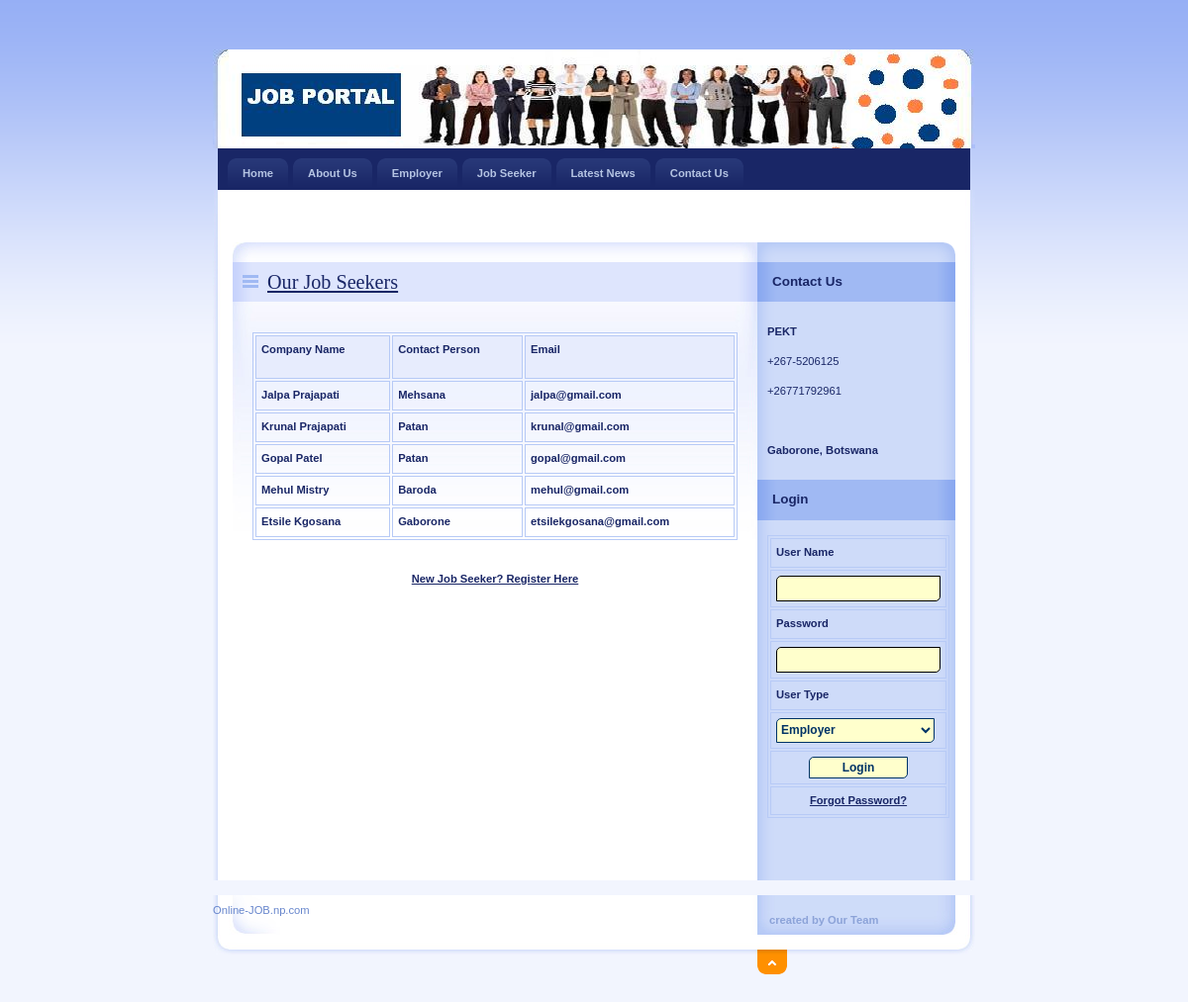
Screenshot of /JobSeeker.php with the database file from the repository.
### tables this page shows
CREATE TABLE `jobseeker_reg` (
  `JobSeekId` int(11) NOT NULL,
  `JobSeekerName` varchar(20) NOT NULL,
  `Address` varchar(100) NOT NULL,
  `City` varchar(20) NOT NULL,
  `Email` varchar(40) NOT NULL,
  `Mobile` bigint(20) NOT NULL,
  `Qualification` varchar(20) NOT NULL,
  `Gender` varchar(10) NOT NULL,
  `BirthDate` date NOT NULL,
  `Resume` varchar(200) NOT NULL,
  `Status` varchar(10) NOT NULL,
  `UserName` varchar(20) NOT NULL,
  `Password` varchar(20) NOT NULL,
  `Question` varchar(100) NOT NULL,
  `Answer` varchar(50) NOT NULL
);

### JobSeeker.php (the view, shortened to what this page needs)
<!DOCTYPE html PUBLIC "-//W3C//DTD XHTML 1.0 Strict//EN" "http://www.w3.org/TR/xhtml1/DTD/xhtml1-strict.dtd">
<html xmlns="http://www.w3.org/1999/xhtml" xml:lang="cs" lang="cs">
<head>
    <link rel="stylesheet" media="screen,projection" type="text/css" href="./css/main.css" />
    <link rel="stylesheet" media="print" type="text/css" href="./css/print.css" />
    <link rel="stylesheet" media="aural" type="text/css" href="./css/aural.css" />
</head>
<body id="www-url-cz">
<div id="main" class="box">
<?php
include "Header.php"
?>
<?php
include "menu.php"
?>
    <div id="page" class="box">
    <div id="page-in" class="box">
        <div id="strip" class="box noprint">
            <p id="breadcrumbs">&nbsp;</p>
        </div>
        <div id="content">
            <div class="article">
                <h2><span><a href="#">Our Job Seekers</a></span></h2>
                <p>
                <table width="100%" border="1" cellpadding="1" cellspacing="2" bordercolor="#006699" >
<tr>
<th height="32" bgcolor="#006699" class="style3"><div align="left" class="style9 style5 style2"><strong>Company Name</strong></div></th>
<th bgcolor="#006699" class="style3"><div align="left" class="style9 style5 style2"><strong>Contact Person</strong></div></th>
<th bgcolor="#006699" class="style3"><div align="left" class="style9 style5 style2"><strong>Email</strong></div></th>
</tr>
<?php
$con = mysqli_connect("localhost","root","","job");
$sql = "select * from jobseeker_reg where Status='Confirm'";
$result = mysqli_query($con,$sql);
while($row = mysqli_fetch_array($result))
{
$Name=$row['JobSeekerName'];
$City=$row['City'];
$Email=$row['Email'];
?>
<tr>
<td class="style3"><div align="left" class="style9 style5"><strong><?php echo $Name;?></strong></div></td>
<td class="style3"><div align="left" class="style9 style5"><strong><?php echo $City;?></strong></div></td>
<td class="style3"><div align="left" class="style9 style5"><strong><?php echo $Email;?></strong></div></td>
</tr>
<?php
}
?>
</table>
                </p>
                <div align="center"><a href="JobSeekerReg.php"><strong>New Job Seeker? Register Here</strong></a>                  </div>
                <p class="btn-more box noprint">&nbsp;</p>
          </div>
        </div>
<?php
include "right.php"
?>
    </div>
    </div>
<?php
include "footer.php"
?>
</div>
</body>
</html>

### css/main.css (style rules this page uses)
* { min-height:1px; }
body { border:0; margin:0; padding:0; background:#F2F5FE url("../design/bg.gif") 0 0 repeat-x; font:70%/160% "verdana",sans-serif; color:#192666; _text-align:center; }
a { color:#192666; }
p { border:0; margin:15px 0; padding:0; line-height:30px; }
div { display:block; border:0; margin:0; padding:0; }
h1, h2, h3, h4, h5 { border:0; margin:15px 0 10px 0; padding:0; font-weight:bold; }
h2 { font-size:180%; line-height:100%; font-family:"georgia",serif; font-weight:normal; }
table { display:table; margin:15px 0; padding:0; border:1px solid #B7CAF6; font-size:100%; }
tr { display:table-row; }
th, td { display: table-cell; border:1px solid #B7CAF6; margin:0; padding:5px; vertical-align:top; text-align:left; }
th { background:#E7ECFD; text-align:center; color:#192666; font-weight:bold; }
a, img, span { border:0; margin:0; padding:0; }
strong, .strong { font-weight:bold; }
.box { min-height:1px; _height:1px; }
.box:after { content:"."; display:block; line-height:0px; font-size:0px; visibility:hidden; clear:both; }
#main { width:770px; margin:50px auto 0 auto; _text-align:left; }
#page { width:770px; min-height:1px; background:#FFF url("../design/bg_page.gif") 0 0 repeat-y; _height:1px; }
#page-in { min-height:1px; padding:10px 0; background:url("../design/bg_page_in.jpg") 0 0 no-repeat; _height:1px; }
#strip { position:relative; clear:both; padding:3px 20px 10px 20px; color:#6182D1; }
#strip p { margin:0; }
#strip #breadcrumbs { width:520px; margin:0; padding:0; }
#content { float:left; width:530px; _width:550px; margin:0; padding:0 0 0 20px; }
#content .article { clear:both; margin:0; padding:20px; background:url("../design/content_article_bg.jpg") 0 0 no-repeat; }
#content .article h2 { margin:0 -20px; padding:10px; background:#DEE5FD url("../design/content_title_bg.gif") 0 0 repeat-y; color:#192666; }
#content .article h2 span { background:url("../design/ico_list.gif") 0 50% no-repeat; padding-left:25px; }
#content .article p { text-align:justify; }
#content .btn-more { margin:0 0 15px 0; padding:0; border:0; position:relative; }

### css/print.css (style rules this page uses)
body { border:0; margin:0; padding:0; font-size:12pt }
a { color:#000; text-decoration:none; }
h1, h2, h3 { page-break-after:avoid; page-break-inside:avoid; }
table { border-collapse: collapse; border-width:1px; border-style:solid; }
th, td { display:table-cell; border-width:1px; border-style:solid; }
.noprint { display:none; }

### css/aural.css (style rules this page uses)
body { voice-family:paul,male; volume:loud; speech-rate:slow; richness:90; stress:20; }
h1, h2, h3, h4, h5 { cue-before:url("ping.au"); }
p, table { pause:50ms; }
strong { pitch:medium; pitch-range:60; stress:90; richness:90; }

### JobSeeker.php (style rules this page uses)
.style2 { font-weight: bold }

### rows the page displays
jobseeker_reg: JobSeekerName "Jalpa Prajapati", City "Mehsana", Email "jalpa@gmail.com"
jobseeker_reg: JobSeekerName "Krunal Prajapati", City "Patan", Email "krunal@gmail.com"
jobseeker_reg: JobSeekerName "Gopal Patel", City "Patan", Email "gopal@gmail.com"
jobseeker_reg: JobSeekerName "Mehul Mistry", City "Baroda", Email "mehul@gmail.com"
jobseeker_reg: JobSeekerName "Etsile Kgosana", City "Gaborone", Email "etsilekgosana@gmail.com"
